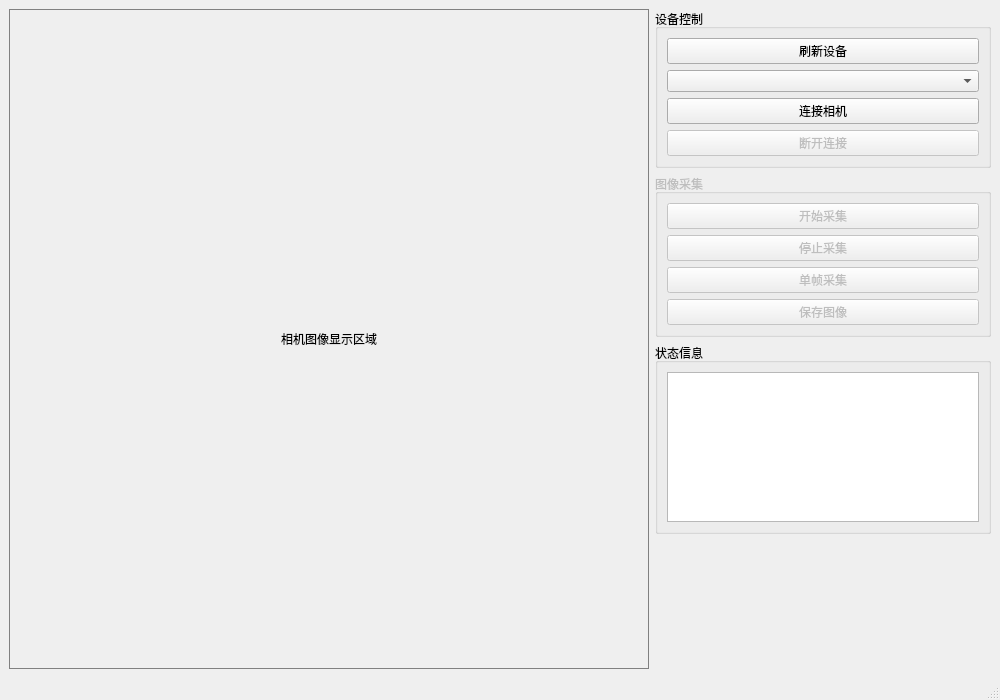
<?xml version="1.0" encoding="UTF-8"?>
<ui version="4.0">
 <class>MainWindow</class>
 <widget class="QMainWindow" name="MainWindow">
  <property name="geometry">
   <rect>
    <x>0</x>
    <y>0</y>
    <width>1000</width>
    <height>700</height>
   </rect>
  </property>
  <property name="windowTitle">
   <string>相机图像采集</string>
  </property>
  <widget class="QWidget" name="centralwidget">
   <layout class="QHBoxLayout" name="horizontalLayout">
    <item>
     <widget class="QLabel" name="imageLabel">
      <property name="minimumSize">
       <size>
        <width>640</width>
        <height>480</height>
       </size>
      </property>
      <property name="styleSheet">
       <string notr="true">border: 1px solid gray;</string>
      </property>
      <property name="text">
       <string>相机图像显示区域</string>
      </property>
      <property name="alignment">
       <set>Qt::AlignCenter</set>
      </property>
      <property name="scaledContents">
       <bool>true</bool>
      </property>
     </widget>
    </item>
    <item>
     <layout class="QVBoxLayout" name="controlLayout">
      <item>
       <widget class="QGroupBox" name="deviceGroupBox">
        <property name="title">
         <string>设备控制</string>
        </property>
        <layout class="QVBoxLayout" name="deviceLayout">
         <item>
          <widget class="QPushButton" name="refreshButton">
           <property name="text">
            <string>刷新设备</string>
           </property>
          </widget>
         </item>
         <item>
          <widget class="QComboBox" name="deviceComboBox"/>
         </item>
         <item>
          <widget class="QPushButton" name="connectButton">
           <property name="text">
            <string>连接相机</string>
           </property>
          </widget>
         </item>
         <item>
          <widget class="QPushButton" name="disconnectButton">
           <property name="text">
            <string>断开连接</string>
           </property>
           <property name="enabled">
            <bool>false</bool>
           </property>
          </widget>
         </item>
        </layout>
       </widget>
      </item>
      <item>
       <widget class="QGroupBox" name="captureGroupBox">
        <property name="title">
         <string>图像采集</string>
        </property>
        <property name="enabled">
         <bool>false</bool>
        </property>
        <layout class="QVBoxLayout" name="captureLayout">
         <item>
          <widget class="QPushButton" name="startButton">
           <property name="text">
            <string>开始采集</string>
           </property>
          </widget>
         </item>
         <item>
          <widget class="QPushButton" name="stopButton">
           <property name="text">
            <string>停止采集</string>
           </property>
           <property name="enabled">
            <bool>false</bool>
           </property>
          </widget>
         </item>
         <item>
          <widget class="QPushButton" name="snapButton">
           <property name="text">
            <string>单帧采集</string>
           </property>
          </widget>
         </item>
         <item>
          <widget class="QPushButton" name="saveButton">
           <property name="text">
            <string>保存图像</string>
           </property>
          </widget>
         </item>
        </layout>
       </widget>
      </item>
      <item>
       <widget class="QGroupBox" name="statusGroupBox">
        <property name="title">
         <string>状态信息</string>
        </property>
        <layout class="QVBoxLayout" name="statusLayout">
         <item>
          <widget class="QTextEdit" name="statusTextEdit">
           <property name="maximumSize">
            <size>
             <width>16777215</width>
             <height>150</height>
            </size>
           </property>
           <property name="readOnly">
            <bool>true</bool>
           </property>
          </widget>
         </item>
        </layout>
       </widget>
      </item>
      <item>
       <spacer name="verticalSpacer">
        <property name="orientation">
         <enum>Qt::Vertical</enum>
        </property>
        <property name="sizeHint" stdset="0">
         <size>
          <width>20</width>
          <height>40</height>
         </size>
        </property>
       </spacer>
      </item>
     </layout>
    </item>
   </layout>
  </widget>
  <widget class="QMenuBar" name="menubar">
   <property name="geometry">
    <rect>
     <x>0</x>
     <y>0</y>
     <width>1000</width>
     <height>22</height>
    </rect>
   </property>
  </widget>
  <widget class="QStatusBar" name="statusbar"/>
 </widget>
 <resources/>
 <connections/>
</ui>
